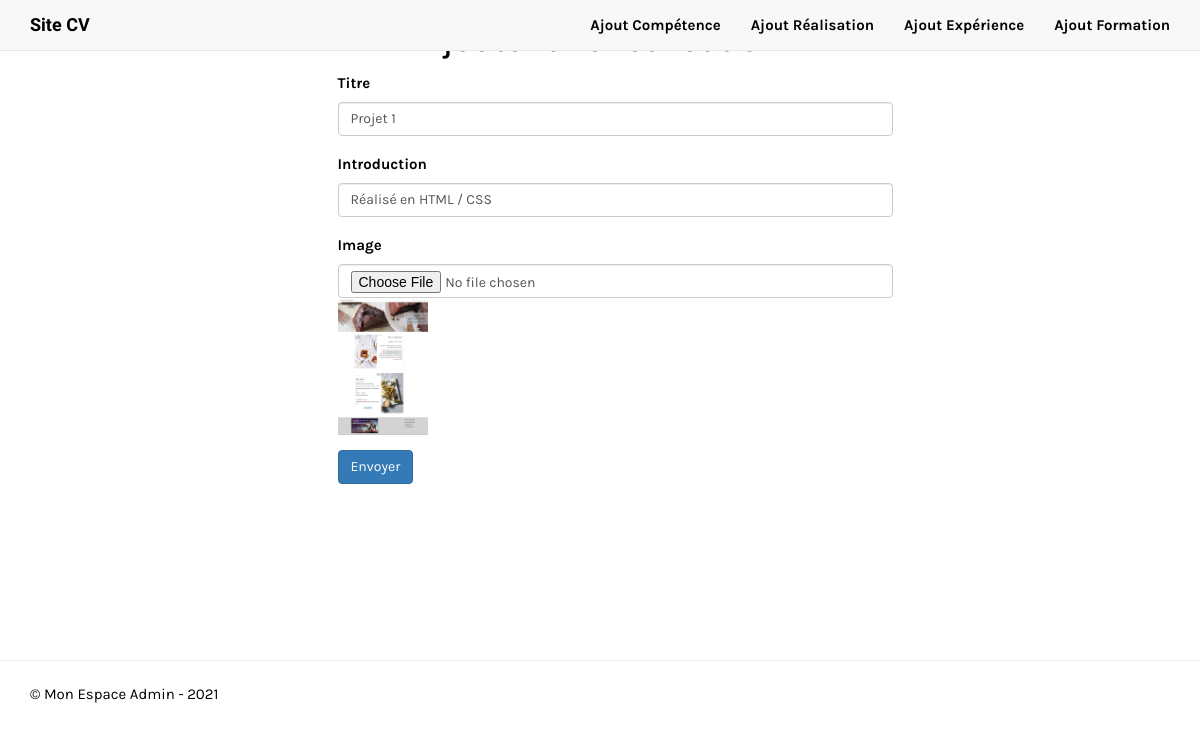
The page /admin/formRealisations.php?id_realisation=1&action=modifier on the database its author committed.
### tables this page shows
CREATE TABLE `realisations` (
  `id_realisation` int(11) NOT NULL,
  `titre` varchar(50) NOT NULL,
  `intro` varchar(50) NOT NULL,
  `img` varchar(255) NOT NULL
);

### admin/formRealisations.php (the view, shortened to what this page needs)
<?php
    require_once "../inc/init.php";
    require_once "../inc/headerAdmin.php" ;
    if(!empty($_GET['id_realisation']) && ($_GET['action']=='modifier')){
        $idReal = htmlspecialchars($_GET ['id_realisation']) ;
        $queryIt = $pdo->prepare('SELECT * FROM realisations WHERE id_realisation = ?');
        $queryIt->execute(array($idReal));
        $result = $queryIt->fetch(PDO::FETCH_ASSOC);
            $divImg = '<div><img src="'. $result['img'] . '" style="width: 90px"></div>';
    }
    ?>
    <h1 class="text-center mt-5 mb-5" id="formulaire" >Ajouter une réalisation</h1>
        <div class="container">
            <div class="row">
                <div class="col-md-3"></div>
                     <form class="col-md-6" method="post" action="" enctype="multipart/form-data">
                        <div class="form-group">
                            <label for="titre">Titre</label>
                            <input type="text" name="titre" class="form-control" id="titre" placeholder="titre du projet" value="<?= $result['titre']??""?>">
                        </div>
                        <div class="form-group">
                             <label for="intro">Introduction</label>
                            <input type="text" name="intro" class="form-control" id="intro" placeholder="Description du projet" value="<?= $result['intro']??""?>">
                        </div>
                        <div class="form-group">
                            <label for="img">Image</label>
                            <input type="file" class="form-control" name="img" id="img" value="">
                            <?=($_GET['action']=='modifier') ?  $divImg : "" ;
                        ?>
                        </div>
                        <div class="form-group">
                        <input class="btn btn-primary" type="submit" value="Envoyer">
                        </div>
                    </form>
                <div class="col-md-3"></div>
            </div>
        </div>
<?php
    require_once "../inc/footerAdmin.php";
?>

### assets/css/style.css (style rules this page uses)
body { font: 400 15px 'Karla', sans-serif; line-height: 1.8; color: #000; }
h1,h2,h3,h4,h5 { font-family: 'Goldman', cursive; color:#000; }
* { margin: 0; padding: 0; }

### rows shown on the page
realisations: titre "Projet 1", intro "Réalisé en HTML / CSS", img (picture)
